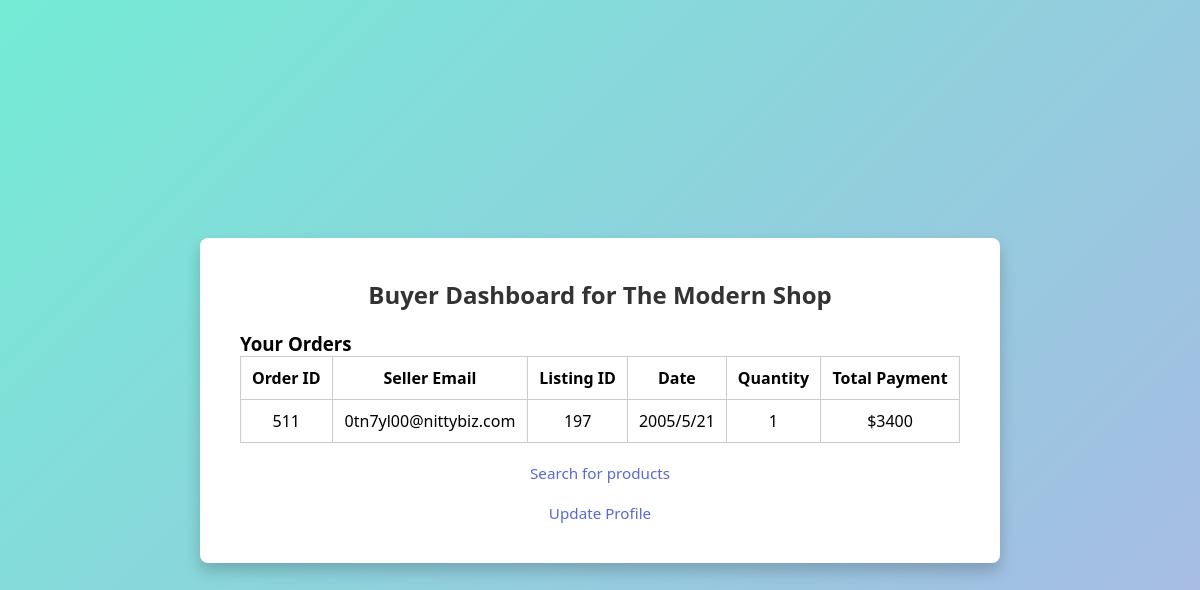
Page /buyer/dashboard (signed in) on the committed database.
### tables this page shows
CREATE TABLE Orders
(
    order_id     integer
        constraint Orders_pk
            primary key,
    seller_email text,
    listing_id   integer,
    buyer_email  text,
    date         text,
    quantity     integer,
    payment      integer,
    foreign key (seller_email, listing_id) references Listings(seller_email, listing_id),
    foreign key (buyer_email) references Buyers(email)
);

### app.py (the view)
@app.route('/buyer/dashboard')
def buyer_dashboard():
   if "email" not in session:
       flash("Please log in.")
       return redirect(url_for("index"))
   email = session["email"]
   roles = get_user_role(email)
   if 'Buyer' not in roles:
       flash("Access restricted: Buyer role required.")
       return redirect(url_for("index"))
   conn = sqlite3.connect('nittanybusiness.db')
   cursor = conn.cursor()
   cursor.execute('''
       SELECT Order_ID, Seller_Email, Listing_ID, Date, Quantity, Payment
       FROM Orders
       WHERE Buyer_Email = ?
   ''', (email,))
   orders = cursor.fetchall()
   conn.close()
   return render_template("buyer_dashboard.html", orders=orders, roles=roles)

### app.py (called while the page is built)
def get_user_role(email: str) -> list:
    conn = sqlite3.connect(DATABASE)
    cursor = conn.cursor()
    roles = []
    cursor.execute("SELECT 1 FROM buyers WHERE email = ?", (email,))
    if cursor.fetchone():
        roles.append("Buyer")
    cursor.execute("SELECT 1 FROM sellers WHERE email = ?", (email,))
    if cursor.fetchone():
        roles.append("Seller")
    cursor.execute("SELECT 1 FROM helpdesk WHERE email = ?", (email,))
    if cursor.fetchone():
        roles.append("HelpDesk")
    conn.close()
    return roles

### templates/buyer_dashboard.html (shortened to what this page needs)
<!DOCTYPE html>
<html>
<head>
</head>
<body>
 <div class="container">
   <h2>Buyer Dashboard for {{ session.get('business_name') }}</h2>
   <h3>Your Orders</h3>
{% if orders %}
 <table>
   <tr>
     <th>Order ID</th>
     <th>Seller Email</th>
     <th>Listing ID</th>
     <th>Date</th>
     <th>Quantity</th>
     <th>Total Payment</th>
   </tr>
   {% for order in orders %}
   <tr>
     <td>{{ order[0] }}</td>
     <td>{{ order[1] }}</td>
     <td>{{ order[2] }}</td>
     <td>{{ order[3] }}</td>
     <td>{{ order[4] }}</td>
     <td>${{ order[5] }}</td>
   </tr>
   {% endfor %}
 </table>
{% else %}
 <p>No orders found.</p>
{% endif %}
   <a href="{{ url_for('search') }}">Search for products</a>
     <a class="link-button" href="{{ url_for('profile') }}">Update Profile</a>
 </div>
</body>
</html>

### templates/buyer_dashboard.html (style rules this page uses)
* { margin: 0; padding: 0; box-sizing: border-box; }
body { font-family: 'Segoe UI', Tahoma, Geneva, Verdana, sans-serif; background: linear-gradient(135deg, #74ebd5, #ACB6E5); min-height: 100vh; display: flex; align-items: center; justify-content: center; }
.container { background-color: #fff; border-radius: 8px; padding: 40px; width: 800px; box-shadow: 0 8px 16px rgba(0, 0, 0, 0.2); }
h2 { text-align: center; margin-bottom: 20px; color: #333; }
table { width: 100%; border-collapse: collapse; margin-bottom: 20px; }
th, td { padding: 10px; border: 1px solid #ccc; text-align: center; }
a { display: block; text-align: center; color: #5A67D8; text-decoration: none; font-size: 0.95rem; margin-top: 20px; }

### rows in the picture
Orders: order_id "511", seller_email "0tn7yl00@nittybiz.com", listing "197", date "2005/5/21", quantity "1", payment "3400"

### other values in the picture
{{ session.get('business_name') }} "The Modern Shop"
